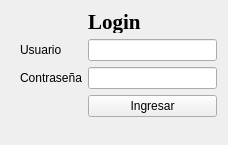
<?xml version="1.0" encoding="UTF-8"?>
<ui version="4.0">
 <class>Form</class>
 <widget class="QWidget" name="Form">
  <property name="geometry">
   <rect>
    <x>0</x>
    <y>0</y>
    <width>228</width>
    <height>145</height>
   </rect>
  </property>
  <property name="windowTitle">
   <string>Cafe Nostro</string>
  </property>
  <widget class="QWidget" name="layoutWidget">
   <property name="geometry">
    <rect>
     <x>20</x>
     <y>10</y>
     <width>197</width>
     <height>107</height>
    </rect>
   </property>
   <layout class="QFormLayout" name="formLayout">
    <item row="0" column="1">
     <widget class="QLabel" name="label_5">
      <property name="font">
       <font>
        <family>Times New Roman</family>
        <pointsize>16</pointsize>
        <weight>75</weight>
        <italic>false</italic>
        <bold>true</bold>
        <underline>false</underline>
        <strikeout>false</strikeout>
       </font>
      </property>
      <property name="text">
       <string>Login</string>
      </property>
     </widget>
    </item>
    <item row="1" column="0">
     <widget class="QLabel" name="label">
      <property name="text">
       <string>Usuario</string>
      </property>
     </widget>
    </item>
    <item row="1" column="1">
     <widget class="QLineEdit" name="lineEdit_user"/>
    </item>
    <item row="2" column="0">
     <widget class="QLabel" name="label_2">
      <property name="text">
       <string>Contraseña</string>
      </property>
     </widget>
    </item>
    <item row="2" column="1">
     <widget class="QLineEdit" name="lineEdit_pass">
      <property name="echoMode">
       <enum>QLineEdit::Password</enum>
      </property>
     </widget>
    </item>
    <item row="3" column="1">
     <widget class="QPushButton" name="pushButton_login">
      <property name="text">
       <string>Ingresar</string>
      </property>
     </widget>
    </item>
   </layout>
  </widget>
 </widget>
 <resources/>
 <connections/>
</ui>
